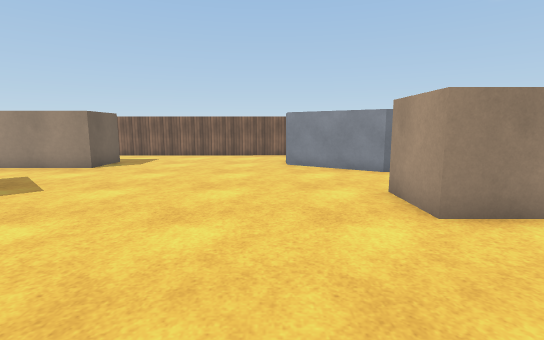
View 1 (above)

16 first-person views from a walk through a Unity game level. The camera is 1.4 m above the floor, tilts 8° down and sees 85° across. The floor is counted in squares, 1 m on a side. Each view is taken from the middle of a square. On the plan, view 1 faces up. The plan holds only what a view shows up to about 14 squares ahead; the rest is blank. The place goes on beyond the plan. The player is left out. Surface patterns are stand-ins for the level's own textures.

View 2
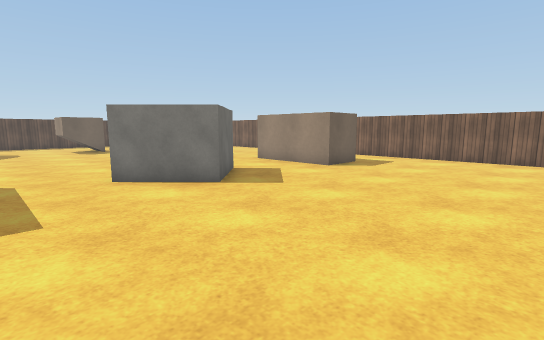

View 3
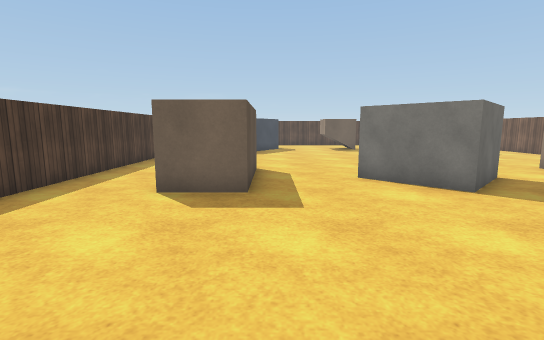

View 4
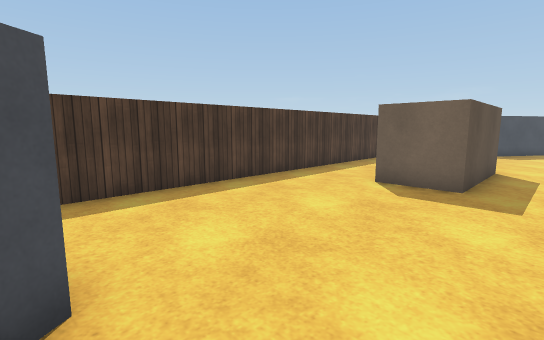

View 5
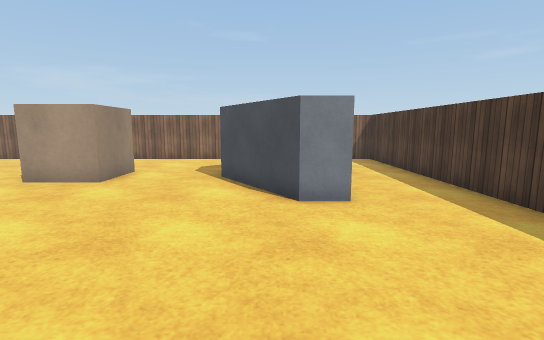

View 6
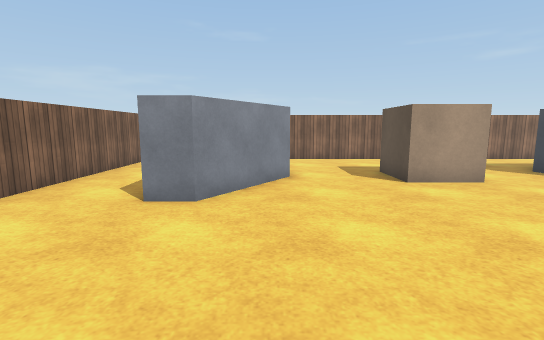

View 7
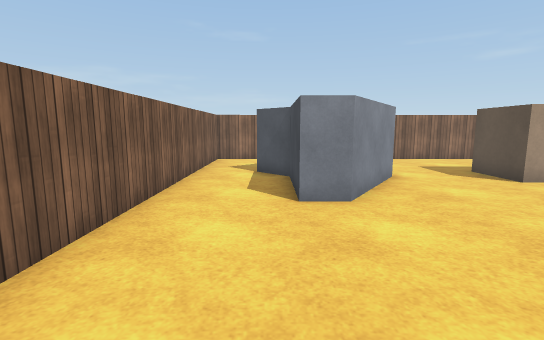

View 8
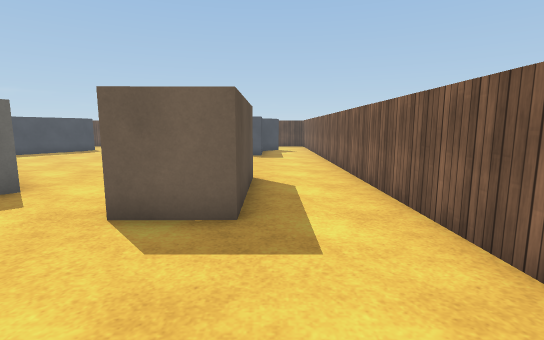

View 9
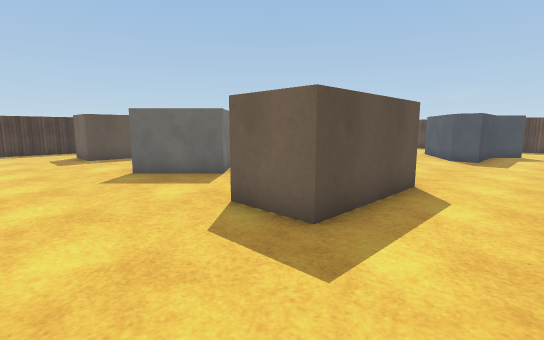

View 10
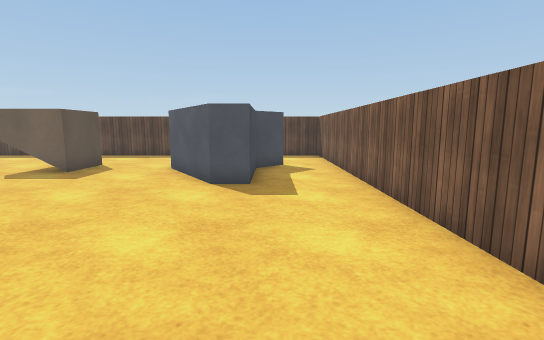

View 11
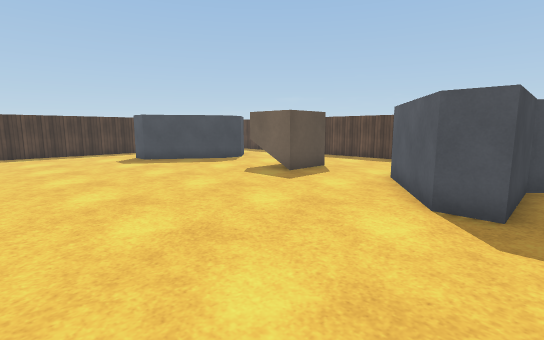

View 12
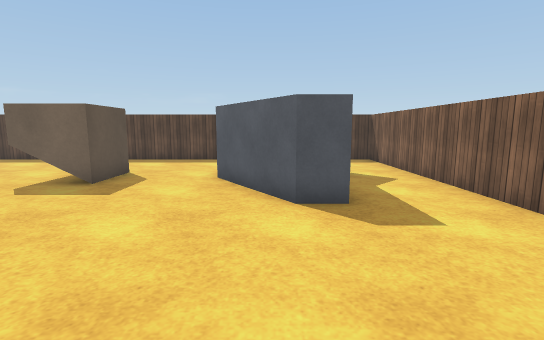

View 13
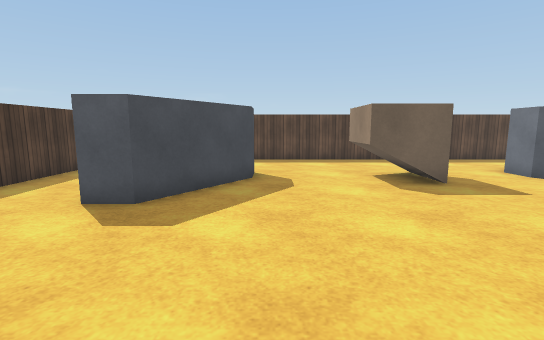

View 14
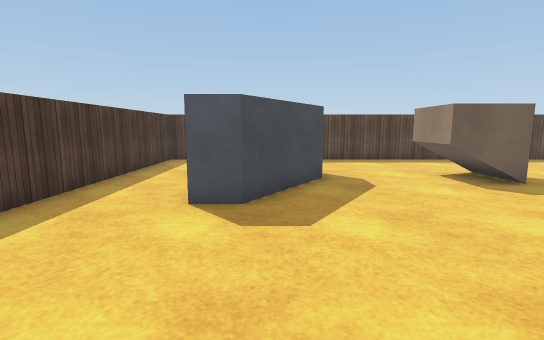

View 15
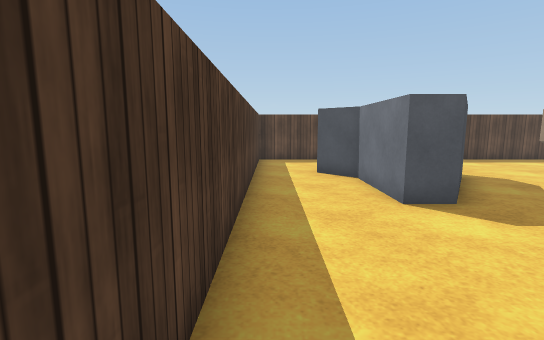

View 16
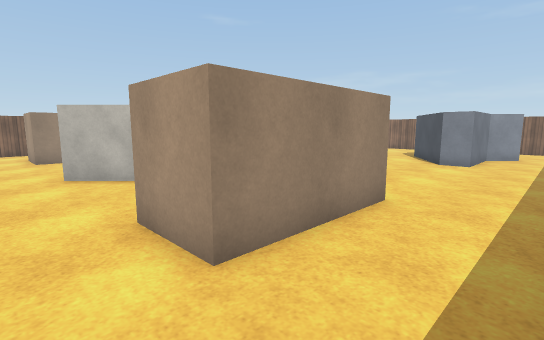

### Floor plan
Ten units are one square. View 1 is at (0, 0); x grows to the right and y downward. Boxes are objects, and circles mark ways between rooms. Rooms are numbered by the first view taken in them; rooms with no view inside come last. Other rooms are left out.
<svg viewBox="-259 -160 350 211">
<path fill="none" stroke="#000" d="M46 -45 26 -45 26 -65 46 -65M42 -15 47 -15M36 -95 6 -115 6 -125 36 -125 47 -136M-84 -75 -64 -55 -84 -35M-90 -41 -105 -55M46 25 36 15 6 15 6 5 36 -15M86 -22 86 -92M-104 -5 -64 -5 -64 15 -104 15M86 -115 86 -155 -115 -154M86 21 86 -1M-104 -125 -64 -125 -64 -105 -104 -105M-115 46 86 45 86 36M-215 -64 -194 -64 -194 -44 -215 -44M-215 -14 -204 -14 -174 6 -174 16 -204 16 -214 26M-95 -63 -84 -75M-214 -134 -204 -124 -174 -124 -174 -114 -204 -94 -215 -94M-104 -105 -104 -125M-254 8 -254 46 -115 46M-104 15 -104 -5M-254 -127 -254 -12M-115 -154 -254 -154 -254 -146"/>
<circle cx="-102" cy="-115" r="3" fill="#2a7"/>
<circle cx="-103" cy="-1" r="3" fill="#2a7"/>
<text x="-10" y="-50">1</text>
<text x="-180" y="-50">2</text>
</svg>
Room 1 opens to room 2.

Where each view was taken, in squares from view 1:
view 1: 0 up, 0 right, facing up
view 2: 1 up, 0 right, facing up-left
view 3: 1 up, 0 right, facing left
view 4: 2 up, 1 right, facing down-left
view 5: 0 up, 5 left, facing right
view 6: 10 up, 5 left, facing right
view 7: 13 up, 5 left, facing right
view 8: 13 up, 2 left, facing left
view 9: 15 up, 3 left, facing down-left
view 10: 13 up, 10 left, facing left
view 11: 13 up, 12 left, facing down-left
view 12: 11 up, 12 left, facing left
view 13: 2 up, 12 left, facing left
view 14: 0 up, 12 left, facing left
view 15: 4 down, 12 left, facing left
view 16: 4 down, 12 left, facing up-right
